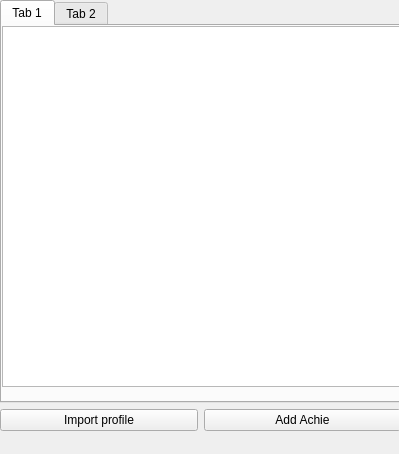
<?xml version="1.0" encoding="UTF-8"?>
<ui version="4.0">
 <class>MainWindow</class>
 <widget class="QMainWindow" name="MainWindow">
  <property name="geometry">
   <rect>
    <x>0</x>
    <y>0</y>
    <width>399</width>
    <height>454</height>
   </rect>
  </property>
  <property name="windowTitle">
   <string>Achie 2</string>
  </property>
  <property name="whatsThis">
   <string/>
  </property>
  <widget class="QWidget" name="centralwidget">
   <widget class="QWidget" name="verticalLayoutWidget">
    <property name="geometry">
     <rect>
      <x>0</x>
      <y>0</y>
      <width>401</width>
      <height>431</height>
     </rect>
    </property>
    <layout class="QVBoxLayout" name="verticalLayout">
     <item>
      <widget class="QTabWidget" name="tabWidget">
       <property name="tabPosition">
        <enum>QTabWidget::North</enum>
       </property>
       <property name="currentIndex">
        <number>0</number>
       </property>
       <widget class="QWidget" name="AchiesTab">
        <attribute name="title">
         <string>Tab 1</string>
        </attribute>
        <widget class="QListWidget" name="achiesList">
         <property name="geometry">
          <rect>
           <x>0</x>
           <y>0</y>
           <width>401</width>
           <height>361</height>
          </rect>
         </property>
        </widget>
       </widget>
       <widget class="QWidget" name="tab_2">
        <attribute name="title">
         <string>Tab 2</string>
        </attribute>
        <widget class="QListWidget" name="listWidget">
         <property name="geometry">
          <rect>
           <x>-10</x>
           <y>0</y>
           <width>411</width>
           <height>361</height>
          </rect>
         </property>
        </widget>
       </widget>
      </widget>
     </item>
     <item>
      <layout class="QHBoxLayout" name="horizontalLayout">
       <item>
        <widget class="QPushButton" name="importProfile">
         <property name="text">
          <string>Import profile</string>
         </property>
        </widget>
       </item>
       <item>
        <widget class="QPushButton" name="addAchie">
         <property name="text">
          <string>Add Achie</string>
         </property>
        </widget>
       </item>
      </layout>
     </item>
    </layout>
   </widget>
  </widget>
  <widget class="QMenuBar" name="menubar">
   <property name="geometry">
    <rect>
     <x>0</x>
     <y>0</y>
     <width>399</width>
     <height>26</height>
    </rect>
   </property>
  </widget>
 </widget>
 <resources/>
 <connections/>
</ui>
